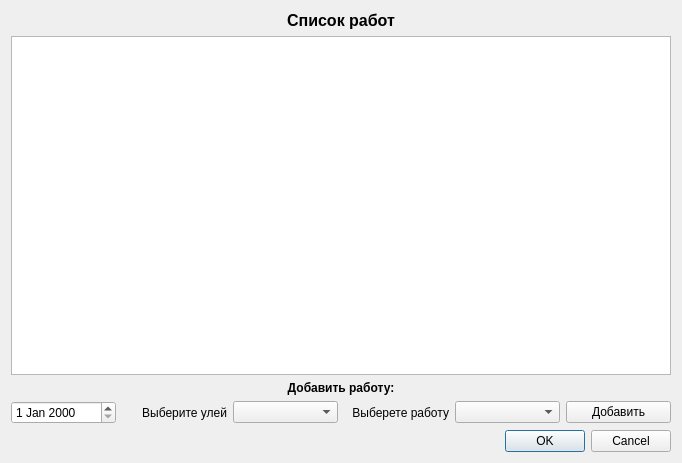
<?xml version="1.0" encoding="UTF-8"?>
<ui version="4.0">
 <class>Dialog_work</class>
 <widget class="QDialog" name="Dialog_work">
  <property name="geometry">
   <rect>
    <x>0</x>
    <y>0</y>
    <width>682</width>
    <height>463</height>
   </rect>
  </property>
  <property name="windowTitle">
   <string>Список работ</string>
  </property>
  <layout class="QGridLayout" name="gridLayout">
   <item row="0" column="0">
    <widget class="QLabel" name="label">
     <property name="font">
      <font>
       <pointsize>12</pointsize>
       <weight>75</weight>
       <bold>true</bold>
      </font>
     </property>
     <property name="layoutDirection">
      <enum>Qt::LeftToRight</enum>
     </property>
     <property name="text">
      <string>Список работ</string>
     </property>
     <property name="alignment">
      <set>Qt::AlignCenter</set>
     </property>
    </widget>
   </item>
   <item row="4" column="0">
    <widget class="QDialogButtonBox" name="buttonBox">
     <property name="orientation">
      <enum>Qt::Horizontal</enum>
     </property>
     <property name="standardButtons">
      <set>QDialogButtonBox::Cancel|QDialogButtonBox::Ok</set>
     </property>
    </widget>
   </item>
   <item row="3" column="0">
    <layout class="QHBoxLayout" name="horizontalLayout">
     <item>
      <widget class="QDateEdit" name="dateEdit"/>
     </item>
     <item>
      <widget class="QLabel" name="label_3">
       <property name="text">
        <string>Выберите улей</string>
       </property>
       <property name="alignment">
        <set>Qt::AlignRight|Qt::AlignTrailing|Qt::AlignVCenter</set>
       </property>
      </widget>
     </item>
     <item>
      <widget class="QComboBox" name="comboBox"/>
     </item>
     <item>
      <widget class="QLabel" name="label_4">
       <property name="text">
        <string>Выберете работу</string>
       </property>
       <property name="alignment">
        <set>Qt::AlignRight|Qt::AlignTrailing|Qt::AlignVCenter</set>
       </property>
      </widget>
     </item>
     <item>
      <widget class="QComboBox" name="comboBox_2"/>
     </item>
     <item>
      <widget class="QPushButton" name="pushButton">
       <property name="text">
        <string>Добавить</string>
       </property>
      </widget>
     </item>
    </layout>
   </item>
   <item row="2" column="0">
    <widget class="QLabel" name="label_2">
     <property name="font">
      <font>
       <pointsize>9</pointsize>
       <weight>75</weight>
       <bold>true</bold>
      </font>
     </property>
     <property name="autoFillBackground">
      <bool>true</bool>
     </property>
     <property name="text">
      <string>Добавить работу:</string>
     </property>
     <property name="alignment">
      <set>Qt::AlignCenter</set>
     </property>
    </widget>
   </item>
   <item row="1" column="0">
    <widget class="QTableWidget" name="tableWidget"/>
   </item>
  </layout>
 </widget>
 <resources/>
 <connections>
  <connection>
   <sender>buttonBox</sender>
   <signal>accepted()</signal>
   <receiver>Dialog_work</receiver>
   <slot>accept()</slot>
   <hints>
    <hint type="sourcelabel">
     <x>248</x>
     <y>254</y>
    </hint>
    <hint type="destinationlabel">
     <x>157</x>
     <y>274</y>
    </hint>
   </hints>
  </connection>
  <connection>
   <sender>buttonBox</sender>
   <signal>rejected()</signal>
   <receiver>Dialog_work</receiver>
   <slot>reject()</slot>
   <hints>
    <hint type="sourcelabel">
     <x>316</x>
     <y>260</y>
    </hint>
    <hint type="destinationlabel">
     <x>286</x>
     <y>274</y>
    </hint>
   </hints>
  </connection>
 </connections>
</ui>
